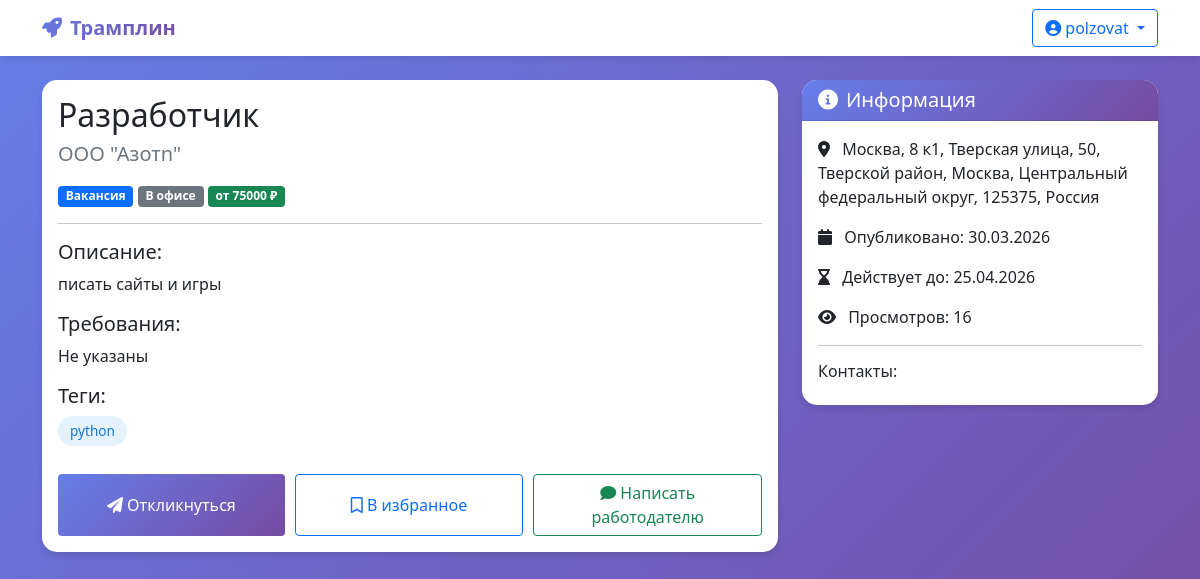
Screenshot of /opportunity/1 (signed in) with the database file from the repository.
### main.py (models this page shows)
class User(Base):
    __tablename__ = "users"
    id = Column(Integer, primary_key=True, index=True)
    email = Column(String, unique=True, index=True, nullable=False)
    username = Column(String, unique=True, index=True, nullable=False)
    password_hash = Column(String, nullable=False)
    role = Column(String, default="seeker")
    is_active = Column(Boolean, default=True)
    created_at = Column(DateTime, default=datetime.utcnow)
    verification_token = Column(String, nullable=True)
    seeker_profile = relationship("SeekerProfile", back_populates="user", uselist=False)
    employer_profile = relationship("EmployerProfile", back_populates="user", uselist=False)
    curator_profile = relationship("CuratorProfile", back_populates="user", uselist=False)

class Opportunity(Base):
    __tablename__ = "opportunities"
    id = Column(Integer, primary_key=True, index=True)
    employer_id = Column(Integer, ForeignKey("employer_profiles.id"))
    title = Column(String, nullable=False)
    description = Column(Text, nullable=False)
    type = Column(Enum(OpportunityType), nullable=False)
    work_format = Column(Enum(WorkFormat), nullable=False)
    employment_type = Column(Enum(EmploymentType), nullable=True)
    location = Column(String, nullable=False)
    latitude = Column(Float, nullable=True)
    longitude = Column(Float, nullable=True)
    salary_min = Column(Integer, nullable=True)
    salary_max = Column(Integer, nullable=True)
    requirements = Column(Text, nullable=True)
    tags = Column(Text, nullable=True)
    contacts = Column(Text, nullable=True)
    published_at = Column(DateTime, default=datetime.utcnow)
    expires_at = Column(Date, nullable=True)
    event_date = Column(Date, nullable=True)
    is_active = Column(Boolean, default=True)
    is_moderated = Column(Boolean, default=False)
    views = Column(Integer, default=0)
    employer = relationship("EmployerProfile", back_populates="opportunities")
    responses = relationship("ApplicationResponse", back_populates="opportunity")
    favorites = relationship("Favorite", back_populates="opportunity")
    moderation_logs = relationship("ModerationLog", foreign_keys="ModerationLog.opportunity_id")
    is_online = Column(Boolean, default=False)  # True - онлайн, False - офлайн

class EmployerProfile(Base):
    __tablename__ = "employer_profiles"
    id = Column(Integer, primary_key=True, index=True)
    user_id = Column(Integer, ForeignKey("users.id"), unique=True)
    company_name = Column(String, nullable=False, default="")
    description = Column(Text, nullable=True)
    industry = Column(String, nullable=True)
    website = Column(String, nullable=True)
    social_links = Column(Text, nullable=True)
    inn = Column(String, nullable=True)
    verification_status = Column(Enum(VerificationStatus), default=VerificationStatus.PENDING)
    verification_docs = Column(Text, nullable=True)
    verified_at = Column(DateTime, nullable=True)
    logo = Column(String, nullable=True)
    address = Column(String, nullable=True)
    city = Column(String, nullable=True)
    user = relationship("User", back_populates="employer_profile")
    opportunities = relationship("Opportunity", back_populates="employer")

### main.py (the view)
@app.get("/opportunity/{opportunity_id}", response_class=HTMLResponse)
async def opportunity_detail(request: Request, opportunity_id: int, db: Session = Depends(get_db)):
    opportunity = db.query(Opportunity).filter(Opportunity.id == opportunity_id).first()
    if not opportunity:
        raise HTTPException(status_code=404, detail="Вакансия не найдена")
    opportunity.views += 1
    db.commit()
    current_user = get_current_user(request, db)
    seeker_profile_id = None
    if current_user and get_user_role_safe(current_user) == 'seeker' and current_user.seeker_profile:
        seeker_profile_id = current_user.seeker_profile.id
    return templates.TemplateResponse("opportunity_detail.html", {
        "request": request,
        "opportunity": opportunity,
        "tags": json.loads(opportunity.tags) if opportunity.tags else [],
        "contacts": json.loads(opportunity.contacts) if opportunity.contacts else {},
        "current_user": current_user,
        "seeker_profile_id": seeker_profile_id
    })

### templates/opportunity_detail.html (shortened to what this page needs)
<!DOCTYPE html>
<html lang="ru">
<head>
    <link href="https://cdn.jsdelivr.net/npm/bootstrap@5.1.3/dist/css/bootstrap.min.css" rel="stylesheet">
    <link rel="stylesheet" href="https://cdnjs.cloudflare.com/ajax/libs/font-awesome/6.0.0/css/all.min.css">
</head>
<body>
    <nav class="navbar navbar-expand-lg navbar-light bg-white">
        <div class="container">
            <a class="navbar-brand" href="/">
                <i class="fas fa-rocket me-2"></i>Трамплин
            </a>
            <div class="ms-auto">
                {% if current_user %}
                <div class="dropdown">
                    <button class="btn btn-outline-primary dropdown-toggle" type="button" data-bs-toggle="dropdown">
                        <i class="fas fa-user-circle"></i> {{ current_user.username }}
                    </button>
                </div>
                {% else %}
                <a href="/login" class="btn btn-outline-primary me-2"><i class="fas fa-sign-in-alt"></i> Войти</a>
                <a href="/register" class="btn btn-primary"><i class="fas fa-user-plus"></i> Регистрация</a>
                {% endif %}
            </div>
        </div>
    </nav>
    <div class="container mt-4">
        <div class="row">
            <div class="col-md-8">
                <div class="card">
                    <div class="card-body">
                        <h2>{{ opportunity.title }}</h2>
                        <h5 class="text-muted">{{ opportunity.employer.company_name }}</h5>
                        <div class="mt-3">
                            <span class="badge bg-primary">{{ opportunity.type.value }}</span>
                            <span class="badge bg-secondary">{{ opportunity.work_format.value }}</span>
                            {% if opportunity.salary_min %}
                            <span class="badge bg-success">от {{ opportunity.salary_min }} ₽</span>
                            {% endif %}
                        </div>
                        <hr>
                        <h5>Описание:</h5>
                        <p>{{ opportunity.description }}</p>
                        <h5>Требования:</h5>
                        <p>{{ opportunity.requirements or 'Не указаны' }}</p>
                        <h5>Теги:</h5>
                        <div>
                            {% for tag in tags %}
                            <span class="skill-tag">{{ tag }}</span>
                            {% endfor %}
                        </div>
						<div class="action-buttons">
							{% if current_user and current_user.role == 'seeker' %}
								<button class="btn btn-primary" id="applyBtn" onclick="applyToVacancy()">
									<i class="fas fa-paper-plane"></i> Откликнуться
								</button>
								<button class="btn btn-outline-primary" onclick="saveToFavorites()">
									<i class="far fa-bookmark"></i> В избранное
								</button>
								<button class="btn btn-outline-success" onclick="openChatWithEmployer()">
									<i class="fas fa-comment"></i> Написать работодателю
								</button>
							{% endif %}
						</div>
                    </div>
                </div>
            </div>
            <div class="col-md-4">
                <div class="card">
                    <div class="card-header">
                        <h5 class="mb-0"><i class="fas fa-info-circle me-2"></i>Информация</h5>
                    </div>
                    <div class="card-body">
                        <p><i class="fas fa-map-marker-alt me-2"></i> {{ opportunity.location }}</p>
                        <p><i class="fas fa-calendar me-2"></i> Опубликовано: {{ opportunity.published_at.strftime('%d.%m.%Y') }}</p>
                        {% if opportunity.expires_at %}
                        <p><i class="fas fa-hourglass-end me-2"></i> Действует до: {{ opportunity.expires_at.strftime('%d.%m.%Y') }}</p>
                        {% endif %}
                        <p><i class="fas fa-eye me-2"></i> Просмотров: {{ opportunity.views }}</p>
                        {% if contacts %}
                        <hr>
                        <h6>Контакты:</h6>
                        {% endif %}
                    </div>
                </div>
            </div>
        </div>
    </div>
</body>
</html>

### templates/opportunity_detail.html (style rules this page uses)
body { background: linear-gradient(135deg, #667eea 0%, #764ba2 100%); min-height: 100vh; }
.card { border-radius: 15px; border: none; box-shadow: 0 4px 6px rgba(0,0,0,0.1); }
.card-header { background: linear-gradient(135deg, #667eea 0%, #764ba2 100%); color: white; border-radius: 15px 15px 0 0 !important; }
.btn-primary { background: linear-gradient(135deg, #667eea 0%, #764ba2 100%); border: none; }
.skill-tag { display: inline-block; padding: 5px 12px; background: #e3f2fd; color: #1976d2; border-radius: 20px; font-size: 0.85rem; margin-right: 8px; margin-bottom: 8px; }
.navbar { background: white !important; box-shadow: 0 2px 10px rgba(0,0,0,0.1); }
.navbar-brand { font-weight: bold; background: linear-gradient(135deg, #667eea 0%, #764ba2 100%); -webkit-background-clip: text; -webkit-text-fill-color: transparent; }
.action-buttons { display: flex; gap: 10px; flex-wrap: wrap; margin-top: 20px; }
.action-buttons .btn { flex: 1; min-width: 140px; }

### rows the page displays
User: username "polzovat"
Opportunity: title "Разработчик", type.value "Вакансия", work_format.value "В офисе", salary_min "75000", description "писать сайты и игры", requirements "Не указаны", location "Москва, 8 к1, Тверская улица, 50, Тверской район, Москва, Центральный федеральный округ, 125375, Россия", published_at "30.03.2026", expires_at "25.04.2026", views "16"
EmployerProfile: employer.company_name "ООО \"Азотn\""

### other values shown
{{ tag }} "python"
